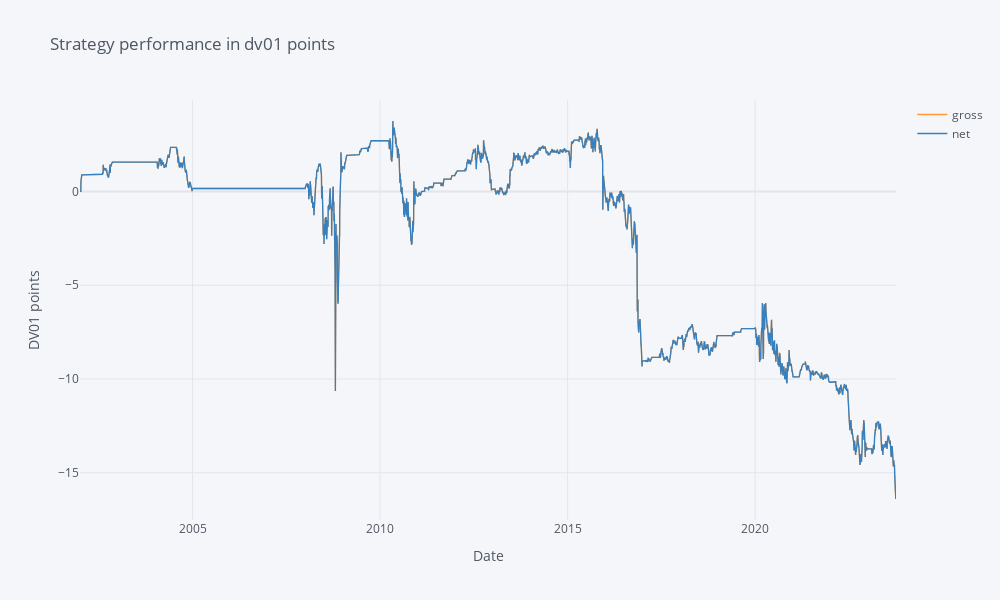

Notebook cell for this chart:
### Code cell
tc = 0 #minus half bid/offer (on average)
eoy = pd.date_range(end=dfq.index[-1], start = dfq.index[0], freq='BY')
performance = pd.Series(dtype='float64')
costs = pd.Series(dtype='float64')
for i in range(1, len(eoy), 1):
    idx = pd.bdate_range(start=eoy[i-1] + pd.tseries.offsets.DateOffset(days=1), end=eoy[i])
    train_idx = idx.intersection(dfq.index)
    idx = pd.bdate_range(end=eoy[i] + pd.tseries.offsets.DateOffset(years=1), start=eoy[i] + pd.tseries.offsets.DateOffset(days=1))
    test_idx = idx.intersection(dfq.index)
    strategies = get_pairs_EG(dfq.loc[train_idx])
    #strategies = strategies.append(get_triplets_J(dfq.loc[train_idx]))
    #strategies = strategies.append(get_quadruplets_J(dfq.loc[train_idx])).reset_index(drop=True)
    #strategies = get_triplets_J(df1y_clean.loc[train_idx])
    filtered_strategies = select_strategies(strategies, min_std=0.05)
    cash_value = calculate_value_series(filtered_strategies, dfq.loc[test_idx]) 
    zsc = calculate_z_scores(filtered_strategies, cash_value)
    position = get_position(zsc, ol=-2, cl=-1, os=2, cs=1)
    #position = position.div(position.abs().sum(axis=1), axis=0)
    trades = get_trades(position)
    costs = costs.append((trades.abs() * tc).sum(axis=1))
    net_performance = performance + costs
    performance = performance.append((2 * cash_value.diff().shift(-1) * position).sum(axis=1)) # 2* here because we use net vega but strategies normilized to gross vega=1
    
dv01_pts = pd.concat([performance.cumsum(), (performance + costs).cumsum()], axis=1)
dv01_pts.columns = ['gross', 'net']
dv01_pts.iplot(title='Strategy performance in dv01 points', xTitle='Date', yTitle='DV01 points')

### Figure 1 — Plotly figure (JSON) as saved in the notebook; plotly's stock layout.template omitted (floating-point values rounded to 4 significant figures; data arrays with more than 128 entries replaced by an {"elided": "..."} marker saying what was removed)
{"data": [{"line": {"color": "rgba(255, 153, 51, 1.0)", "dash": "solid", "shape": "linear", "width": 1.3}, "mode": "lines", "name": "gross", "text": "", "type": "scatter", "x": {"elided": "5674 str values"}, "y": {"elided": "5674 float values"}}, {"line": {"color": "rgba(55, 128, 191, 1.0)", "dash": "solid", "shape": "linear", "width": 1.3}, "mode": "lines", "name": "net", "text": "", "type": "scatter", "x": {"elided": "5674 str values"}, "y": {"elided": "5674 float values"}}], "layout": {"height": 600, "legend": {"bgcolor": "#F5F6F9", "font": {"color": "#4D5663"}}, "paper_bgcolor": "#F5F6F9", "plot_bgcolor": "#F5F6F9", "title": {"font": {"color": "#4D5663"}, "text": "Strategy performance in dv01 points"}, "width": 1000, "xaxis": {"gridcolor": "#E1E5ED", "showgrid": true, "tickfont": {"color": "#4D5663"}, "title": {"font": {"color": "#4D5663"}, "text": "Date"}, "zerolinecolor": "#E1E5ED"}, "yaxis": {"gridcolor": "#E1E5ED", "showgrid": true, "tickfont": {"color": "#4D5663"}, "title": {"font": {"color": "#4D5663"}, "text": "DV01 points"}, "zerolinecolor": "#E1E5ED"}}}
